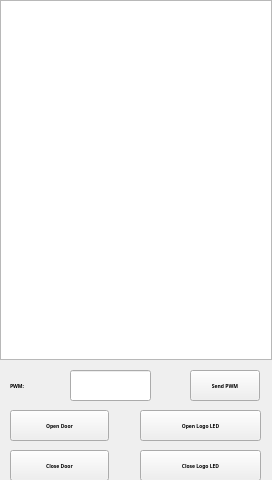
<?xml version="1.0" encoding="UTF-8"?>
<ui version="4.0">
 <class>MainWindow</class>
 <widget class="QMainWindow" name="MainWindow">
  <property name="geometry">
   <rect>
    <x>0</x>
    <y>0</y>
    <width>272</width>
    <height>480</height>
   </rect>
  </property>
  <property name="windowTitle">
   <string>MainWindow</string>
  </property>
  <property name="styleSheet">
   <string notr="true">background-image: url(:/icon/image/bg-main5.png);</string>
  </property>
  <widget class="QWidget" name="centralWidget">
   <widget class="MyLineEdit" name="lineEdit">
    <property name="geometry">
     <rect>
      <x>70</x>
      <y>370</y>
      <width>81</width>
      <height>31</height>
     </rect>
    </property>
    <property name="font">
     <font>
      <family>文泉驿正黑</family>
      <pointsize>4</pointsize>
      <weight>75</weight>
      <bold>true</bold>
     </font>
    </property>
   </widget>
   <widget class="QTextBrowser" name="textBrowser">
    <property name="geometry">
     <rect>
      <x>0</x>
      <y>0</y>
      <width>272</width>
      <height>360</height>
     </rect>
    </property>
    <property name="font">
     <font>
      <family>文泉驿正黑</family>
      <pointsize>6</pointsize>
      <weight>75</weight>
      <bold>true</bold>
     </font>
    </property>
    <property name="frameShape">
     <enum>QFrame::StyledPanel</enum>
    </property>
   </widget>
   <widget class="QPushButton" name="SendPWM_Button">
    <property name="geometry">
     <rect>
      <x>190</x>
      <y>370</y>
      <width>70</width>
      <height>31</height>
     </rect>
    </property>
    <property name="font">
     <font>
      <family>文泉驿正黑</family>
      <pointsize>4</pointsize>
      <weight>75</weight>
      <bold>true</bold>
     </font>
    </property>
    <property name="text">
     <string>Send PWM</string>
    </property>
   </widget>
   <widget class="QLabel" name="label">
    <property name="geometry">
     <rect>
      <x>10</x>
      <y>370</y>
      <width>50</width>
      <height>31</height>
     </rect>
    </property>
    <property name="font">
     <font>
      <family>文泉驿正黑</family>
      <pointsize>4</pointsize>
      <weight>75</weight>
      <bold>true</bold>
     </font>
    </property>
    <property name="text">
     <string>PWM:</string>
    </property>
   </widget>
   <widget class="QPushButton" name="OpenDoor_Button">
    <property name="geometry">
     <rect>
      <x>10</x>
      <y>410</y>
      <width>99</width>
      <height>31</height>
     </rect>
    </property>
    <property name="font">
     <font>
      <family>文泉驿正黑</family>
      <pointsize>4</pointsize>
      <weight>75</weight>
      <bold>true</bold>
     </font>
    </property>
    <property name="text">
     <string>Open Door</string>
    </property>
   </widget>
   <widget class="QPushButton" name="CloseDoor_Button">
    <property name="geometry">
     <rect>
      <x>10</x>
      <y>450</y>
      <width>99</width>
      <height>31</height>
     </rect>
    </property>
    <property name="font">
     <font>
      <family>文泉驿正黑</family>
      <pointsize>4</pointsize>
      <weight>75</weight>
      <bold>true</bold>
     </font>
    </property>
    <property name="text">
     <string>Close Door</string>
    </property>
   </widget>
   <widget class="QPushButton" name="OpenLogoLed_Button">
    <property name="geometry">
     <rect>
      <x>140</x>
      <y>410</y>
      <width>121</width>
      <height>31</height>
     </rect>
    </property>
    <property name="font">
     <font>
      <family>文泉驿正黑</family>
      <pointsize>4</pointsize>
      <weight>75</weight>
      <bold>true</bold>
     </font>
    </property>
    <property name="text">
     <string>Open Logo LED</string>
    </property>
   </widget>
   <widget class="QPushButton" name="CloseLogoLed_Button">
    <property name="geometry">
     <rect>
      <x>140</x>
      <y>450</y>
      <width>121</width>
      <height>31</height>
     </rect>
    </property>
    <property name="font">
     <font>
      <family>文泉驿正黑</family>
      <pointsize>4</pointsize>
      <weight>75</weight>
      <bold>true</bold>
     </font>
    </property>
    <property name="text">
     <string>Close Logo LED</string>
    </property>
   </widget>
  </widget>
 </widget>
 <layoutdefault spacing="6" margin="11"/>
 <customwidgets>
  <customwidget>
   <class>MyLineEdit</class>
   <extends>QLineEdit</extends>
   <header location="global">mylineedit.h</header>
  </customwidget>
 </customwidgets>
 <resources/>
 <connections/>
</ui>
